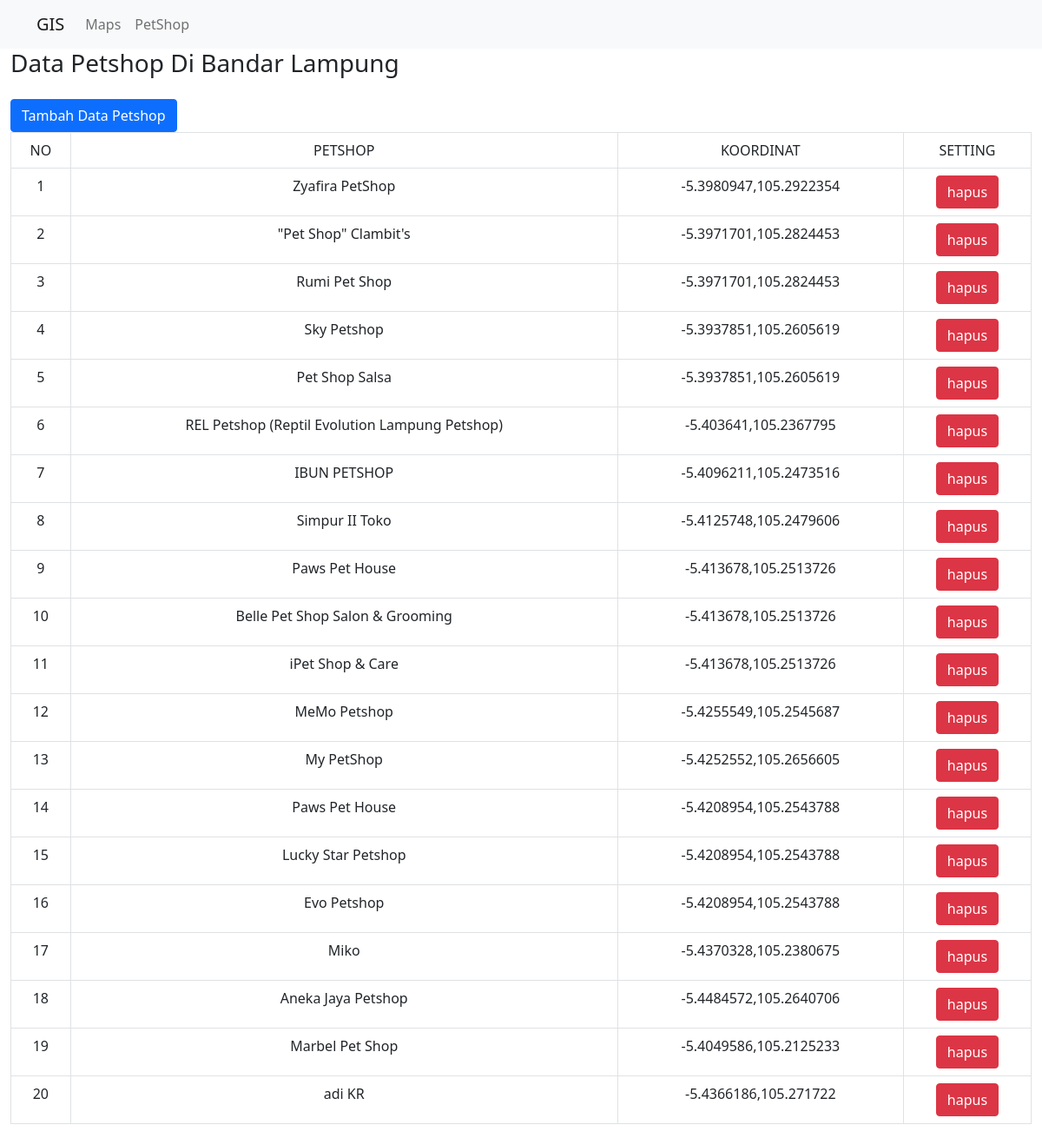
Page /index.php/petshop on the committed database.
### tables this page shows
CREATE TABLE `petshop` (
  `id` int(11) NOT NULL,
  `petshop` varchar(255) NOT NULL,
  `koordinat` varchar(255) NOT NULL
);

### application/controllers/petshop.php (called while the page is built, shortened)
<?php
class petshop extends CI_Controller {
    public function __construct()
{
    $this->load->model('petshop_model');
}
    public function index()
    {
        $data['petshop'] = $this->petshop_model->getAllpetshop();
        $data['judul'] = 'PetShop Di Bandar Lampung';
        $this->load->view('templates/header', $data);
        $this->load->view('petshop/index', $data);
    }
}

### index.php (called while the page is built, shortened)
<?php
require_once BASEPATH.'core/CodeIgniter.php';

### application/models/petshop_model.php (called while the page is built, shortened)
<?php
class petshop_model extends CI_model {
    public function getAllpetshop()
    {
        return $query = $this->db->get('petshop')->result_array();
    }
}

### application/views/petshop/index.php (the view, shortened to what this page needs)
<div class="container-fluid">
<h1 class="h3 mb-4 text-gray-800">Data Petshop Di Bandar Lampung</h1>
<a href ="<?= base_url(); ?>petshop/tambah" class="btn btn-primary"> Tambah Data Petshop  </a>
<table class="table table-bordered text-center">
<tr>
<td>NO</td>
<td>PETSHOP</td>
<td>KOORDINAT</td>
<td colspan="2">SETTING</td>
</tr>
<?php
$no = 1;
foreach ($petshop as $mhs) :?>
<tr>
<td><?php echo $no++; ?></td>
<td><?php echo $mhs ['petshop']; ?></td>
<td><?php echo $mhs ['koordinat']; ?></td>
<td>
<a href="<?php echo base_url() ?>petshop/hapus_data/<?php echo $mhs ['id']; ?>"class="btn btn-danger">hapus</a>
</td>
</tr>
  <?php endforeach ; ?>
</table>
</div>

### application/views/templates/header.php (shortened to what this page needs)
<!doctype html>
<html lang="en">
  <head>
    <link href="https://cdn.jsdelivr.net/npm/bootstrap@5.0.1/dist/css/bootstrap.min.css" rel="stylesheet">
  </head>
  <body>
  <nav class="navbar navbar-expand-lg navbar-light bg-light">
  <div class="container">
    <a class="navbar-brand" href="#">GIS</a>
    <div class="collapse navbar-collapse" id="navbarNavAltMarkup">
      <div class="navbar-nav">
        <a class="nav-link" href="<?= base_url(); ?>">Maps</a>
        <a class="nav-link" href="petshop">PetShop</a>
      </div>
    </div>
  </div>
</nav>

### rows in the picture
petshop: petshop "Zyafira PetShop", koordinat "-5.3980947,105.2922354"
petshop: petshop "\"Pet Shop\" Clambit's", koordinat "-5.3971701,105.2824453"
petshop: petshop "Rumi Pet Shop", koordinat "-5.3971701,105.2824453"
petshop: petshop "Sky Petshop", koordinat "-5.3937851,105.2605619"
petshop: petshop "Pet Shop Salsa", koordinat "-5.3937851,105.2605619"
petshop: petshop "REL Petshop (Reptil Evolution Lampung Petshop)", koordinat "-5.403641,105.2367795"
petshop: petshop "IBUN PETSHOP", koordinat "-5.4096211,105.2473516"
petshop: petshop "Simpur II Toko", koordinat "-5.4125748,105.2479606"
petshop: petshop "Paws Pet House", koordinat "-5.413678,105.2513726"
petshop: petshop "Belle Pet Shop Salon & Grooming", koordinat "-5.413678,105.2513726"
petshop: petshop "iPet Shop & Care", koordinat "-5.413678,105.2513726"
petshop: petshop "MeMo Petshop", koordinat "-5.4255549,105.2545687"
petshop: petshop "My PetShop", koordinat "-5.4252552,105.2656605"
petshop: petshop "Paws Pet House", koordinat "-5.4208954,105.2543788"
petshop: petshop "Lucky Star Petshop", koordinat "-5.4208954,105.2543788"
petshop: petshop "Evo Petshop", koordinat "-5.4208954,105.2543788"
petshop: petshop "Miko", koordinat "-5.4370328,105.2380675"
petshop: petshop "Aneka Jaya Petshop", koordinat "-5.4484572,105.2640706"
petshop: petshop "Marbel Pet Shop", koordinat "-5.4049586,105.2125233"
petshop: petshop "adi KR", koordinat "-5.4366186,105.271722"
